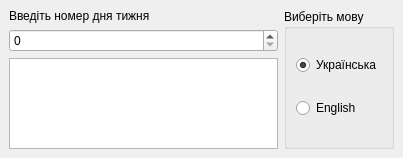
<?xml version="1.0" encoding="UTF-8"?>
<ui version="4.0">
 <class>MainWindow</class>
 <widget class="QMainWindow" name="MainWindow">
  <property name="geometry">
   <rect>
    <x>0</x>
    <y>0</y>
    <width>403</width>
    <height>158</height>
   </rect>
  </property>
  <property name="windowTitle">
   <string>MainWindow</string>
  </property>
  <widget class="QWidget" name="centralwidget">
   <layout class="QHBoxLayout" name="horizontalLayout">
    <item>
     <layout class="QVBoxLayout" name="verticalLayout">
      <item>
       <widget class="QLabel" name="label">
        <property name="text">
         <string>Введіть номер дня тижня</string>
        </property>
       </widget>
      </item>
      <item>
       <widget class="QSpinBox" name="day_num"/>
      </item>
      <item>
       <widget class="QTextBrowser" name="day_out"/>
      </item>
     </layout>
    </item>
    <item>
     <widget class="QGroupBox" name="language">
      <property name="title">
       <string>Виберіть мову</string>
      </property>
      <property name="checkable">
       <bool>false</bool>
      </property>
      <layout class="QVBoxLayout" name="verticalLayout_2">
       <item>
        <widget class="QRadioButton" name="Ukrainian">
         <property name="text">
          <string>Українська</string>
         </property>
         <property name="checked">
          <bool>true</bool>
         </property>
        </widget>
       </item>
       <item>
        <widget class="QRadioButton" name="English">
         <property name="text">
          <string>English</string>
         </property>
         <property name="checked">
          <bool>false</bool>
         </property>
        </widget>
       </item>
      </layout>
     </widget>
    </item>
   </layout>
  </widget>
 </widget>
 <resources/>
 <connections/>
</ui>
